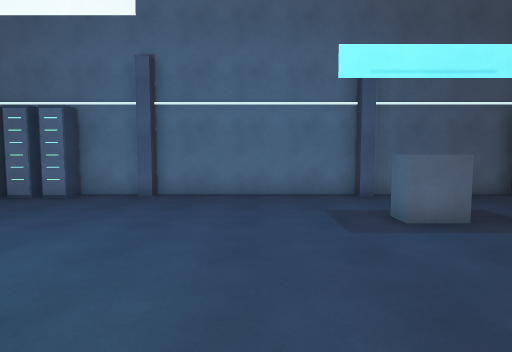
view 1 (above)

19 first-person views from a walk through a Unity game level. The camera is 1.5 m above the floor, tilts 4° down and sees 80° across. The floor is counted in squares, 1 m on a side. Each view is taken from the middle of a square. On the plan, view 1 faces up. The plan holds only what a view shows up to about 15 squares ahead; the rest is blank. The place goes on beyond the plan. The player character is not drawn. Some surface patterns are stand-ins.

view 2
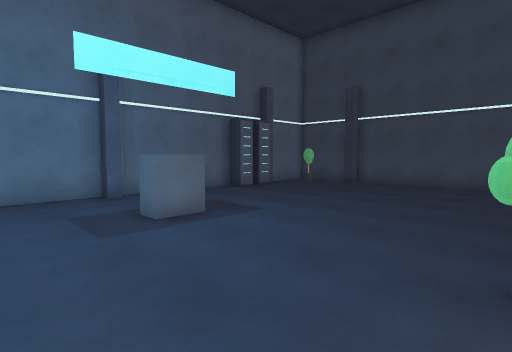

view 3
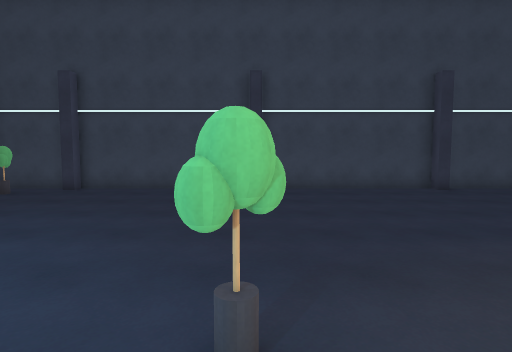

view 4
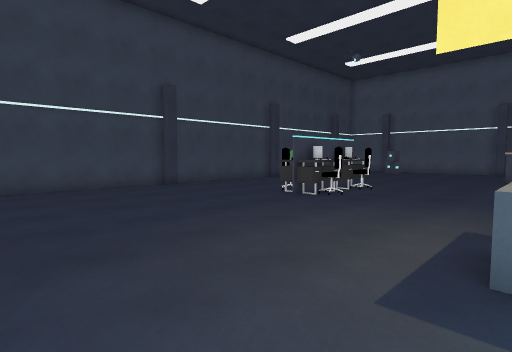

view 5
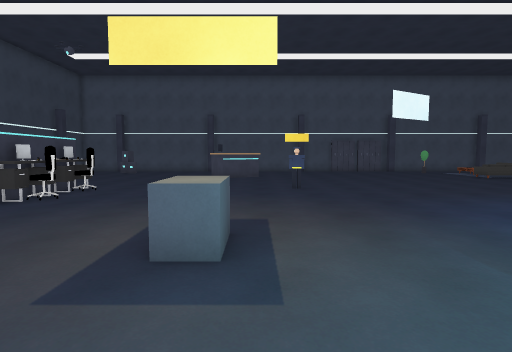

view 6
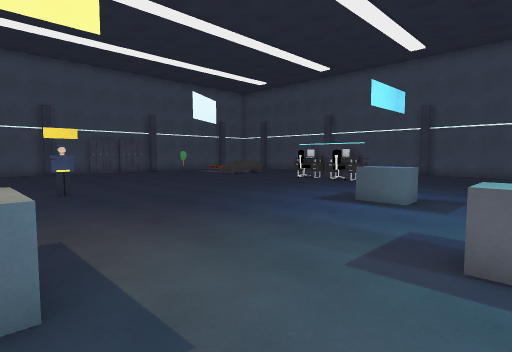

view 7
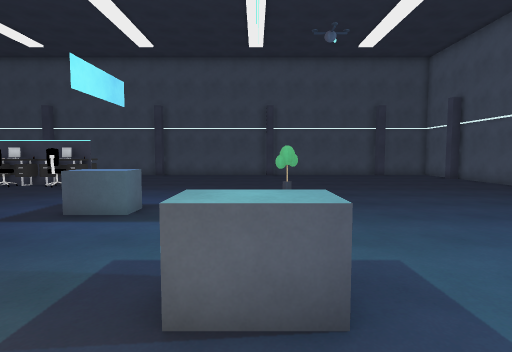

view 8
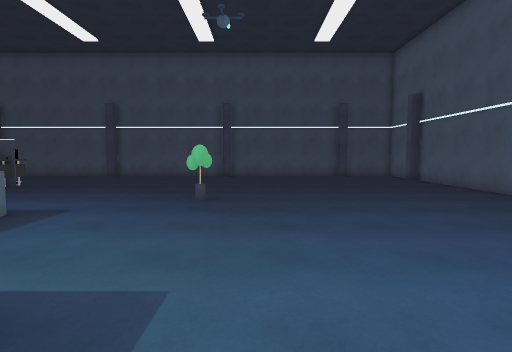

view 9
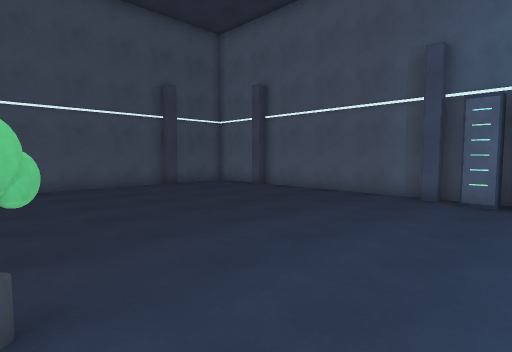

view 10
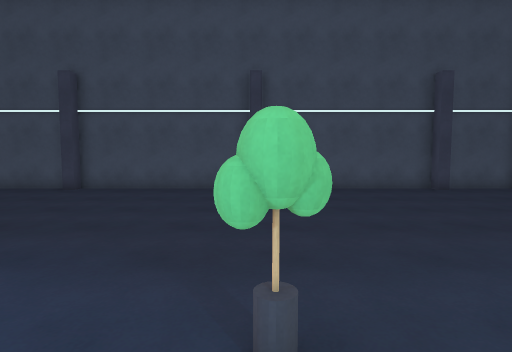

view 11
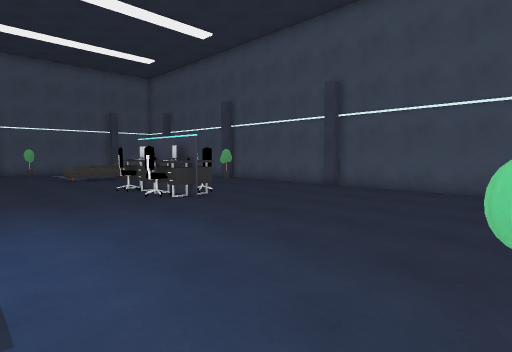

view 12
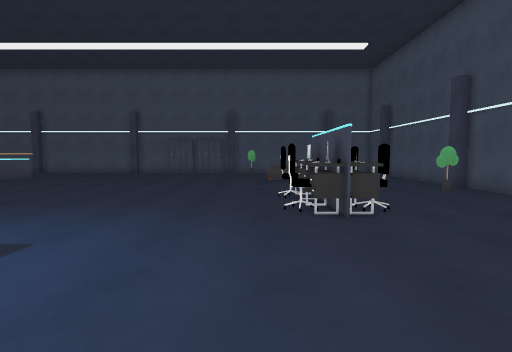

view 13
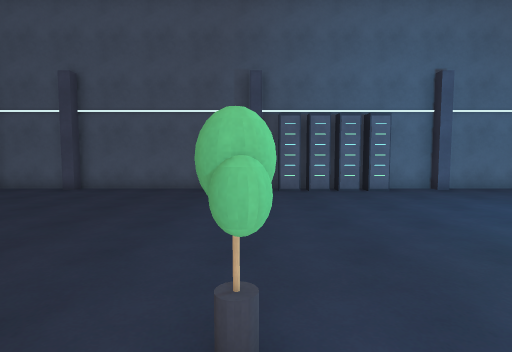

view 14
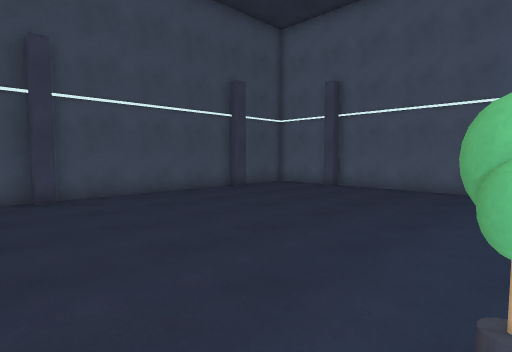

view 15
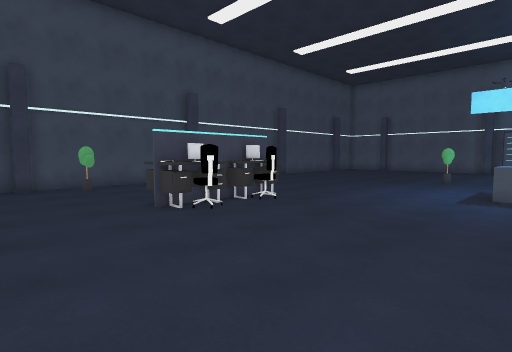

view 16
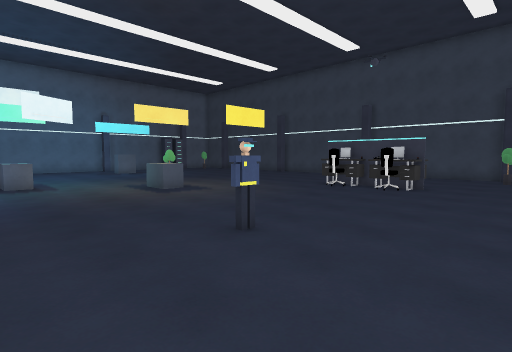

view 17
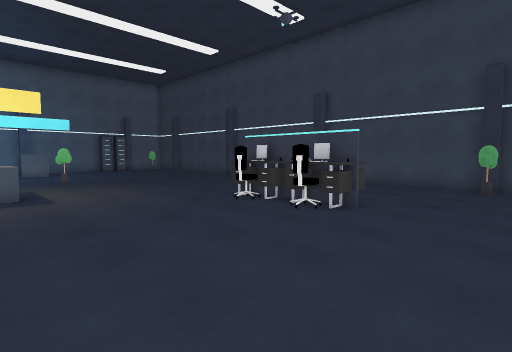

view 18
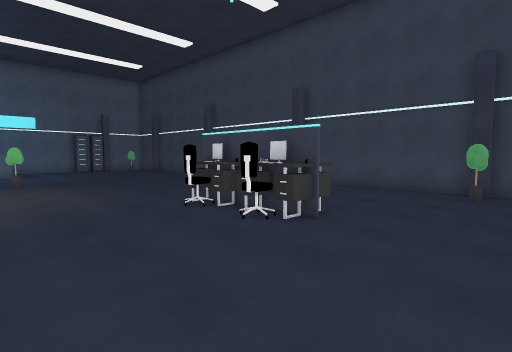

view 19
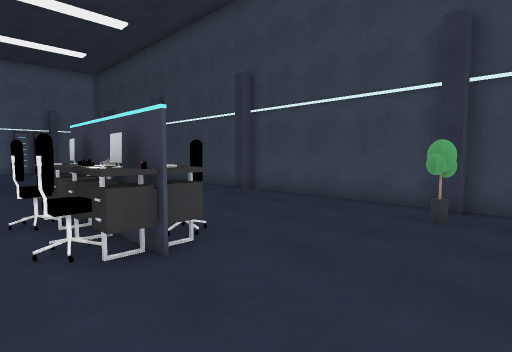

### Floor plan
Points are (right, up) in squares from view 1. A wall is a line through its corners. A room is listed if a view was taken in it or the views show most of it. See-through windows are left out.
Room 1 (views 1, 2, 3, 4, 5, 6, 7, 8, 9, 10, 11, 12, 13, 14, 15, 16, 17, 18, 19)
walls: (4.4, 11) (3.8, 11) (3.8, 11.5) (-3.7, 11.5) (-3.7, 11) (-4.2, 11) (-4.2, 11.5) (-11.7, 11.5) (-11.7, 11) (-12.2, 11); (-12.4, 11.5) (-19.7, 11.5) (-19.7, 11) (-20.2, 11); (-22.9, 0.4) (-22.9, -0.2) (-23.5, -0.2) (-23.5, -7.7) (-22.9, -7.7) (-22.9, -8.2); (15.5, 1.5) (15.5, 7.8) (15, 7.8) (15, 8.2); (9.8, 11.5) (4.4, 11.5); (-23.5, -8.5) (-23.5, -15.7) (-22.9, -15.7) (-22.9, -16.3) (-23.5, -16.3) (-23.5, -16.8); (-20.5, 11.5) (-23.5, 11.5) (-23.5, 8.5); (-22.9, 8.4) (-22.9, 7.8) (-23.5, 7.8) (-23.5, 0.2); (15.5, 8.5) (15.5, 11.4); (15.5, -15.8) (15.5, -8.3) (15, -8.3) (15, -7.7) (15.5, -7.7) (15.5, -0.9); (15.5, -17.2) (15.5, -16.3) (15, -16.3) (15, -15.8)
objects: other object (-22, -14); other object (-17, -14) to (-15, -9); other object (-12, 0); other object (-11, 11); other object (-10, 11); other object (-9, -6) to (-9, -4); other object (-9, 11) to (-8, 11); other object (-7, 11); other object (-4, -2) to (-4, 0); other object (-2, -14); other object (-2, -13); other object (1, -6) to (1, -4); other object (3, 7) to (5, 7); other object (4, 0); other object (7, -14) to (9, -9); other object (10, 11); other object (11, 11); other object (14, -16); other object (14, 10)

Positions as (right, up) in squares from view 1, and headings:
1: (0, 0), facing up
2: (0, 0), facing up-right
3: (2, 0), facing right
4: (1, 0), facing down-right
5: (0, 0), facing down
6: (1, -1), facing down-left
7: (-1, -1), facing left
8: (-2, 2), facing left
9: (-9, 0), facing up-left
10: (-10, 0), facing left
11: (-10, 0), facing down-left
12: (-14, -2), facing down
13: (-12, -2), facing up
14: (-12, -2), facing up-left
15: (-8, -18), facing up-left
16: (-6, -18), facing up-right
17: (0, -18), facing up-right
18: (2, -18), facing up-right
19: (6, -18), facing up-right
